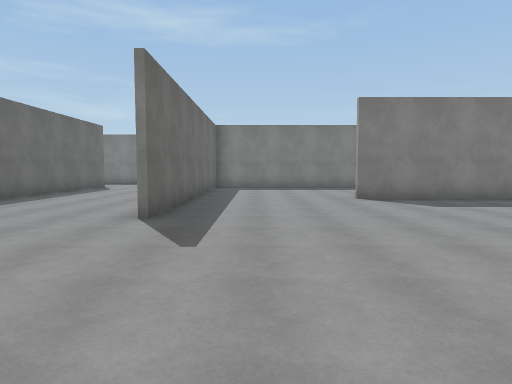
view 1 (above)

24 first-person views from a walk through a 3-D level made in the Unity game engine. The camera is 1.5 m above the floor, tilts 4° down and sees 75° across. The floor is counted in squares, 2 m on a side. Each view is taken from the middle of a square. On the plan, view 1 faces up. The plan holds only what a view shows up to about 11 squares ahead; the rest is blank. The place goes on beyond the plan. The player character is not drawn. Some surface patterns are stand-ins.

view 2
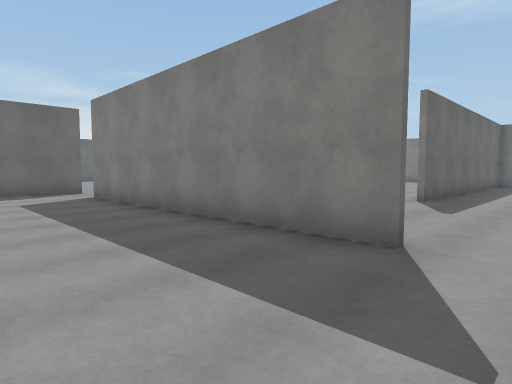

view 3
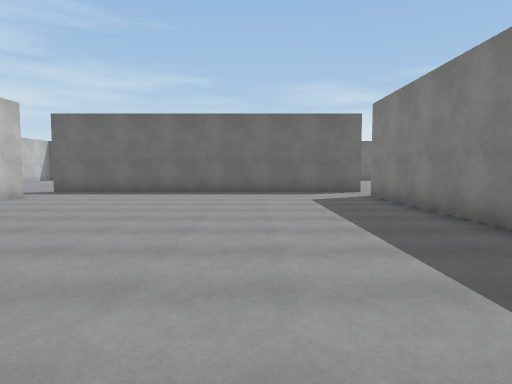

view 4
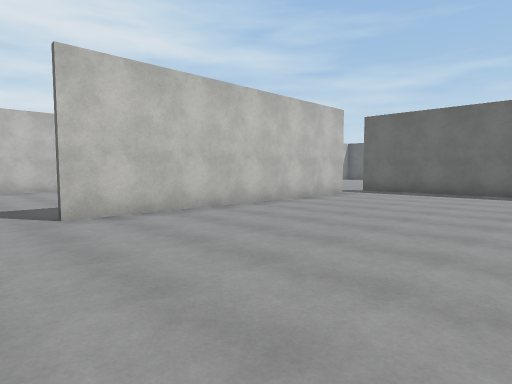

view 5
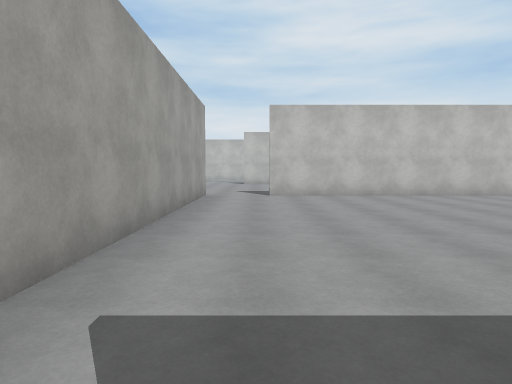

view 6
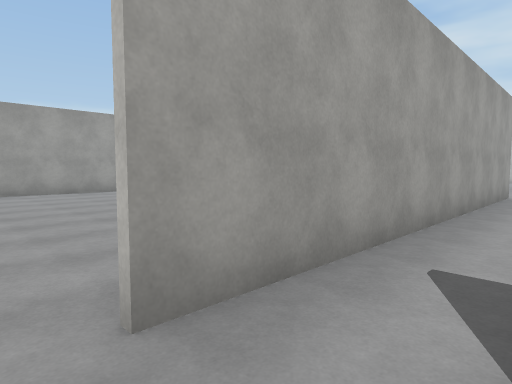

view 7
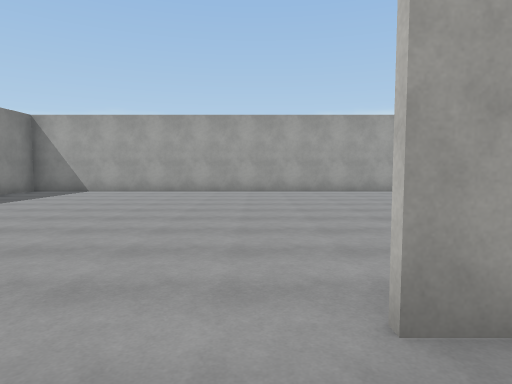

view 8
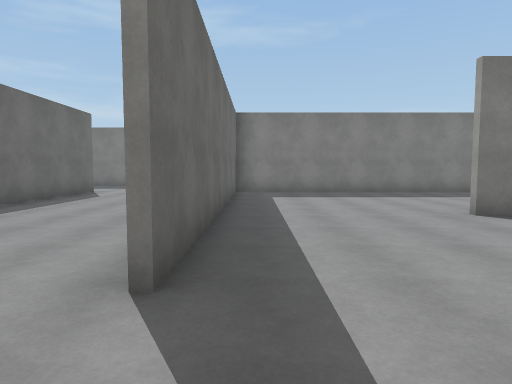

view 9
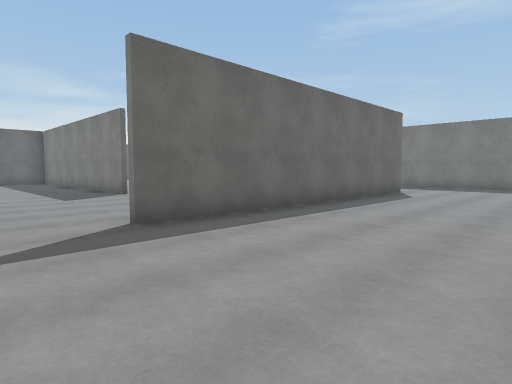

view 10
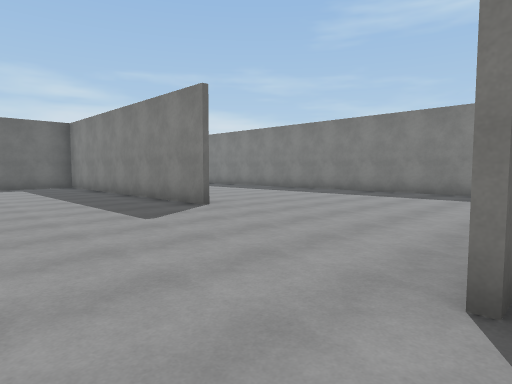

view 11
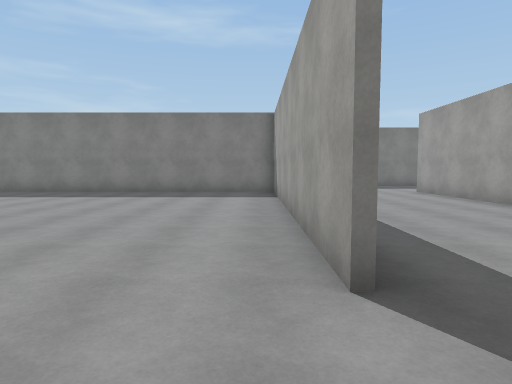

view 12
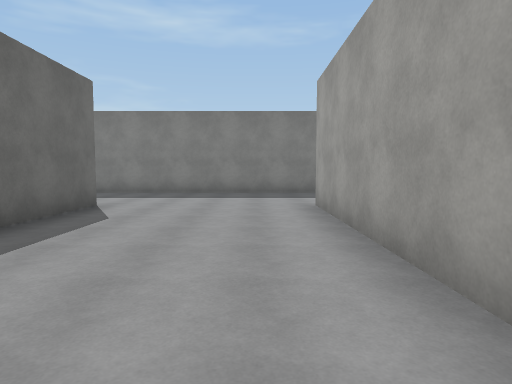

view 13
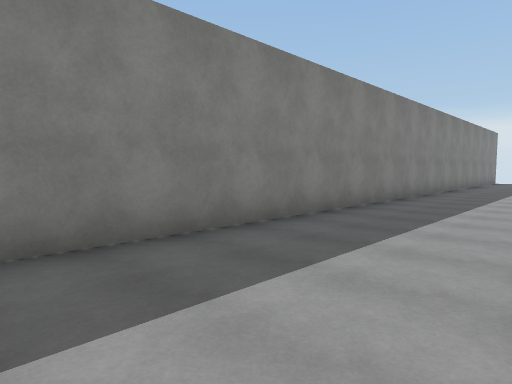

view 14
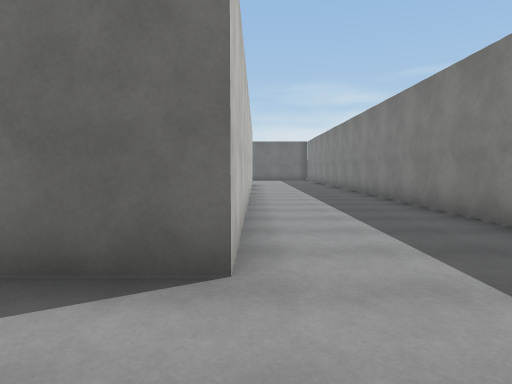

view 15
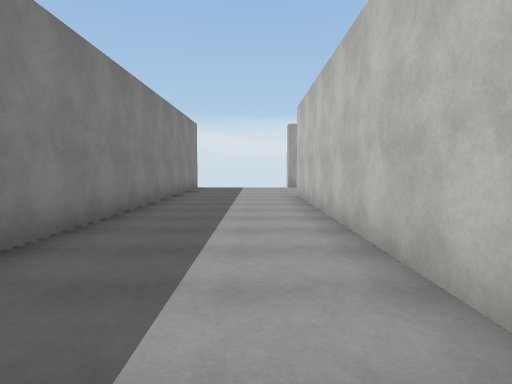

view 16
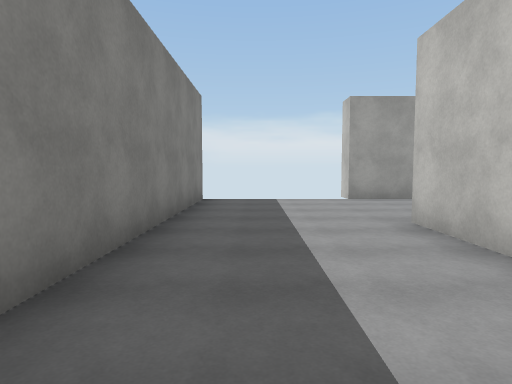

view 17
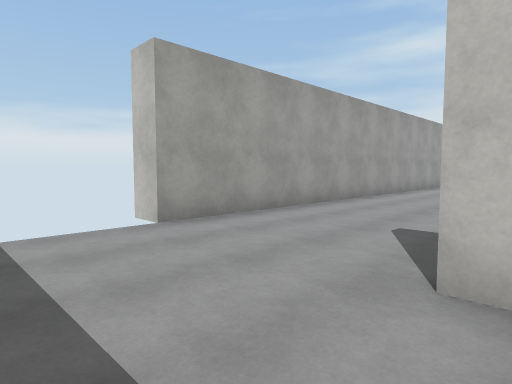

view 18
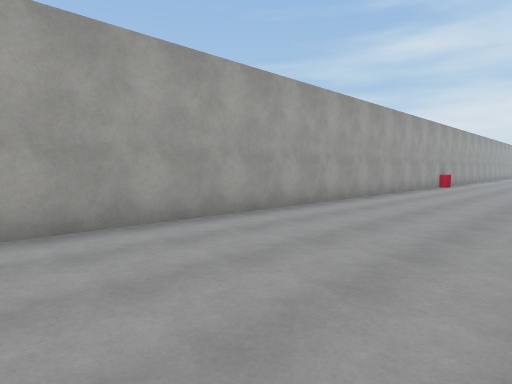

view 19
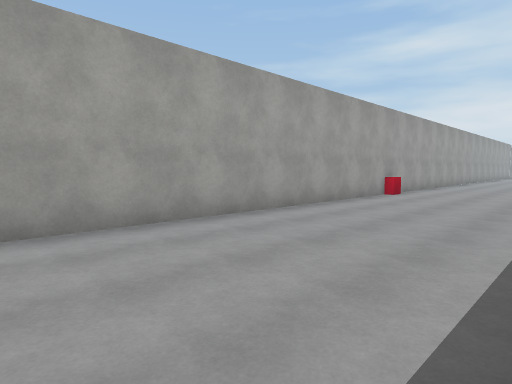

view 20
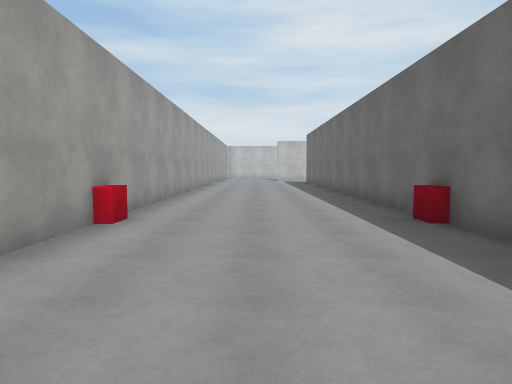

view 21
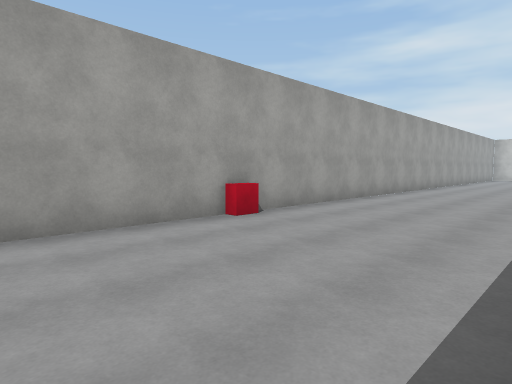

view 22
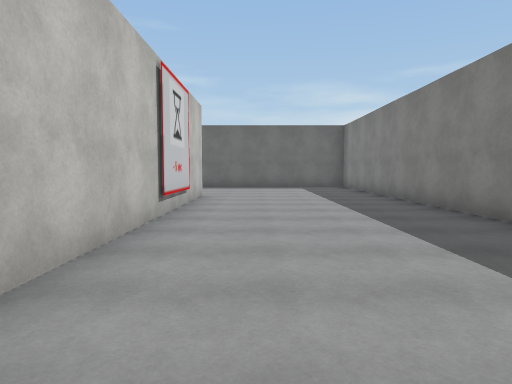

view 23
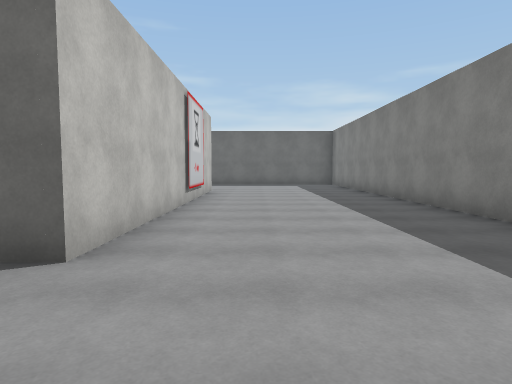

view 24
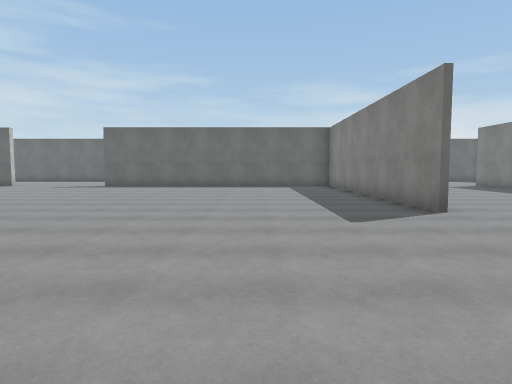

### Floor plan
Points are (right, up) in squares from view 1. A wall is a line through its corners. A room is listed if a view was taken in it or the views show most of it. See-through windows are left out.
Room 1 (views 1, 2, 3, 4, 5)
walls: (-0.1, 0.2) (-8.2, 0.2); (-8.1, -9.3) (-0.4, -9.3); (1.4, -8.6) (1.4, 0.4); (-9.7, 0.4) (-9.7, -8.5)
ways out: opening at (-9, 0) to room 2; opening at (0.5, 0) to room 2; opening at (-9, -9); opening at (0.5, -9)
Room 2 (views 6, 7, 8, 9, 10, 11, 12, 13, 14, 15, 16, 17, 18, 19, 20, 21, 22, 23, 24)
walls: (-1.8, 8.5) (-1.8, 13.9); (2.5, 8.5) (11.4, 8.5) (11.4, 7.9); (-6.4, 4.9) (-6.4, 13.6) (-15.1, 13.6); (6.5, 8.3) (2.5, 8.3); (4.5, 13.8) (12.6, 13.8); (-11.6, 7.1) (-17.5, 7.1); (11.4, -2.4) (11.4, -10); (11, -3.5) (11, 8.3) (9.5, 8.3); (9.4, 13.6) (-1.6, 13.6) (-1.6, 4.9); (-14, 13.8) (-6.3, 13.8) (-6.3, 4.9); (16.2, 17.3) (-15, 17.3); (16.2, -11.4) (16.2, 13.8) (17, 13.8)
ways out: opening at (-9, 0) to room 1; opening at (0.5, 0) to room 1; opening at (-10, -10.5); gap at (16, 18)
objects: red cube (11, -4); red cube (16, -4)

Where each view was taken, in squares from view 1:
view 1: 0 up, 0 right, facing up
view 2: 3 down, 1 right, facing up-left
view 3: 3 down, 1 right, facing left
view 4: 4 down, 1 right, facing down-left
view 5: 0 up, 0 right, facing down
view 6: 1 up, 0 right, facing down-right
view 7: 1 up, 0 right, facing right
view 8: 3 up, 1 left, facing up
view 9: 3 up, 2 left, facing up-left
view 10: 3 up, 6 left, facing up-left
view 11: 3 up, 7 left, facing up
view 12: 7 up, 3 left, facing up
view 13: 14 up, 4 left, facing up-right
view 14: 14 up, 4 left, facing left
view 15: 15 up, 3 right, facing right
view 16: 16 up, 8 right, facing right
view 17: 16 up, 12 right, facing down-right
view 18: 11 up, 12 right, facing down-right
view 19: 6 up, 12 right, facing down-right
view 20: 1 up, 14 right, facing down
view 21: 0 up, 12 right, facing down-right
view 22: 10 up, 12 right, facing left
view 23: 10 up, 14 right, facing left
view 24: 4 up, 6 left, facing left
